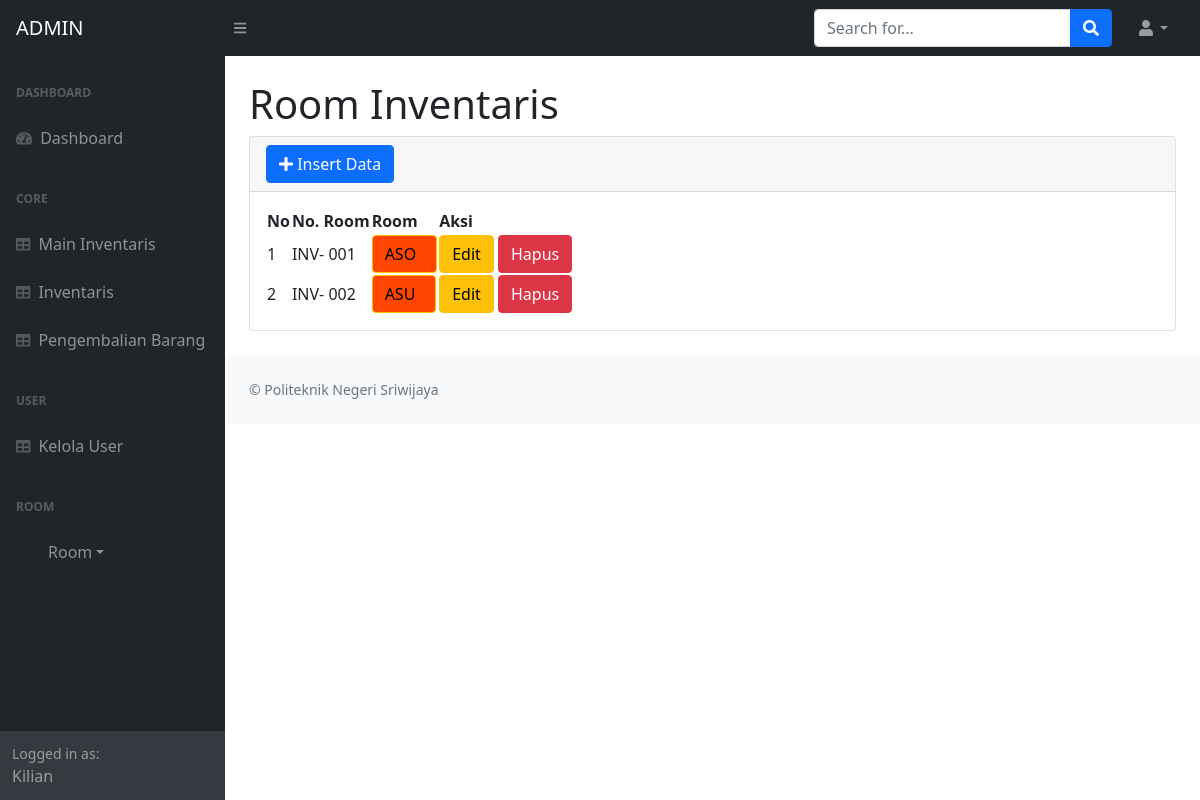
The app's page /admin.php?page=room_inventory (signed in) with its own data.
### tables this page shows
CREATE TABLE `room_inventory` (
  `id` int(11) NOT NULL,
  `no_room` varchar(20) NOT NULL,
  `nama_room` varchar(20) NOT NULL
);

### fungsi/view/view.php (called while the page is built, shortened)
<?php
	 class view {
		protected $db;
		function __construct($db){
			$this->db = $db;
		}
			function room_inventory(){
				$sql = "select * from room_inventory";
				$row = $this-> db -> prepare($sql);
				$row -> execute();
				$hasil = $row -> fetchAll();
				return $hasil;
			}
	 }

### admin/module/room_inventory/index.php (the view, shortened to what this page needs)
<div id="layoutSidenav_content">
				<div class="col-lg-12 main-chart">
                 <div class="container-fluid px-4">
                     <h1 class="mt-4">Room Inventaris</h1>
                     <div class="card mb-4">
                         <div class="card-header">
				<a href="admin.php?page=room_inventory/tambah"><button class="btn btn-primary btn-md pull-right"><i class="fa fa-plus"></i> Insert Data</button></a>
                         </div>
				<div class="card-body">
                             <table id="datatablesSimple">
                              <thead>
                                     <tr>
								<th>No</th>
								<th>No. Room</th>
								<th>Room</th>
								<th>Aksi</th>
                                     </tr>
					 </thead>
					<tbody>
					<?php
					$no=1;
					$hasil = $lihat -> room_inventory();
					foreach($hasil as $isi) {
					?>
						<tr>
							<td><?php echo $no++?></td>
							<td>INV- <?php echo $isi['no_room'];?></td>
							<td><a class="btn btn-warning" style="background-color:orangered; padding-right:20px" href="admin.php?page=isi_inventory&id=<?php echo $isi['no_room'];?>"><?php echo $isi['nama_room'];?></a></td>
							<td>
								<a href="admin.php?page=room_inventory/edit&room_inventory=<?php echo $isi['id'];?>"><button class="btn btn-warning btn-xs">Edit</button></a>
								<a href="fungsi/hapus/hapus_admin.php?room_inventory=hapus&id=<?php echo $isi['id'];?>" onclick="javascript:return confirm('Hapus Data ?');"><button class="btn btn-danger btn-xs">Hapus</button></a>
							</td>
						</tr>
					<?php } ?>
					</tbody>
                             </table>
                         </div>
                 </div>
		</div>

### records on screen
room_inventory: no_room "001", nama_room "ASO"
room_inventory: no_room "002", nama_room "ASU"

### other values on screen
$_SESSION['jenis_user'] "ADMIN"
$_SESSION['username'] "Kilian"
